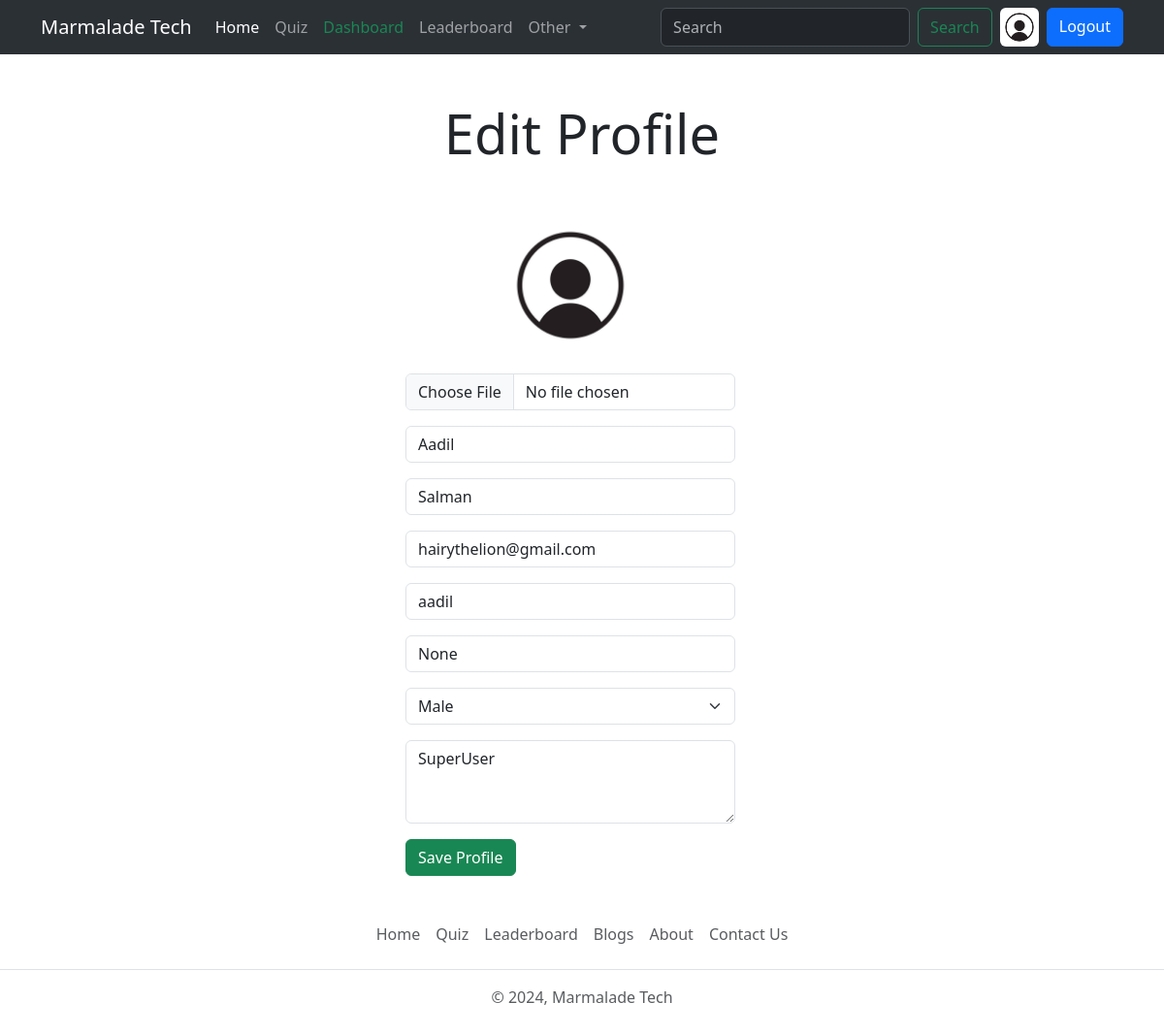
The app's page /user/settings (signed in) with its own data.
### account/models.py (models this page shows, shortened)
class Profile(models.Model):
    user=models.OneToOneField(User,on_delete=models.CASCADE,null=True,verbose_name='User Object')
    bio=models.TextField(blank=True,null=True)
    profile_img=models.ImageField(upload_to='profile_images',default='user.jpg',blank=True,null=True,verbose_name='Profile picture')
    location=models.CharField(max_length=100,blank=True,null=True)
    GENDER={
        ('Male','Male'),
        ('Female','Female'),
        ('Other','Other')
    }
    gender=models.CharField(max_length=6, choices=GENDER,blank=True,null=True)

### account/views.py (the view, shortened to what this page needs)
# urls.py: path('settings',views.editProfile,name='edit_profile'),
@login_required(login_url='login')
def editProfile(request):
    user_object = User.objects.get(username=request.user)
    user_profile = Profile.objects.get(user=user_object)
    context = {"user_profile": user_profile}
    return render(request, 'profile-edit.html', context)

### templates/profile-edit.html (shortened to what this page needs)
{% extends 'index.html' %}
{% block content %}
  <h1 class="display-4 text-center my-5">Edit Profile</h1>
  <div class="container">
    <div class="row row-cols-sm-1 row-cols-lg-3 container">
      <div class="col-12">
      </div>
      <div class="col-12">
        <form action="" method="POST" enctype="multipart/form-data">
            <div class="mb-3 d-flex justify-content-center">
                <img src="{{user_profile.profile_img.url}}" alt="profile-pic" width="150" height="150" class="rounded-circle">
            </div>
            <div class="mb-3">
            <input type="file" name="profile_img" class="form-control" id="exampleInputImage">
          </div>
          <div class="mb-3">
            <input type="text" name="first_name" value="{{user_profile.user.first_name}}" class="form-control" id="exampleInputFirstName" placeholder="First Name" required>
          </div>
          <div class="mb-3">
            <input type="text" name="last_name" value="{{user_profile.user.last_name}}" class="form-control" id="exampleInputLastName" placeholder="Last Name" required >
          </div>
          <div class="mb-3">
            <input type="email"name="email" value="{{user_profile.user.email}}" class="form-control" id="exampleInputEmail2" aria-describedby="emailHelp"
              placeholder="Email" required >
          </div>
          <div class="mb-3">
            <input type="text" name="username" value="{{user_profile.user.username}}" class="form-control" id="exampleInputUsername1" aria-describedby="emailHelp"
              placeholder="Username" required >
          </div>
          <div class="mb-3">
            <input type="text" name="location"value="{{user_profile.location}}" class="form-control" id="exampleInputLocation" placeholder="Location" required>
          </div>
          <div class="mb-3">
            <select class="form-select form-control" name="gender" id="exampleInputGender" aria-label="Default select example" required>
                <option {% if user_profile.gender == 'Male'%}selected{% endif %} value="Male">Male</option>
              </select>
          </div>
          <div class="mb-3">
            <textarea class="form-control" name="bio" id="exampleFormControlTextarea1" rows="3" placeholder="Your Bio" required>{{user_profile.bio}}</textarea>
          </div>
          <button type="submit" class="btn btn-success">Save Profile</button>
        </form>
      </div>
      <div class="col-12">
      </div>
    </div>
  </div>
  {% endblock content %}

### templates/components/navbar.html (shortened to what this page needs)
<nav class="navbar navbar-expand-lg bg-body-tertiary bg-primary d-none d-lg-block"  data-bs-theme="dark">
    <div class="container">
        <a class="navbar-brand" href="{% url 'home' %}">Marmalade Tech</a>
        <div class="collapse navbar-collapse" id="navbarSupportedContent">
            <ul class="navbar-nav me-auto mb-2 mb-lg-0">
                <li class="nav-item">
                    <a class="nav-link active" aria-current="page" href="{% url 'home' %}">Home</a>
                </li>
                <li class="nav-item">
                    <a class="nav-link" href="{% url 'all_quiz'%}">Quiz</a>
                </li>
                {% if request.user.is_superuser %}
                <li class="nav-item">
                    <a class="nav-link text-success" href="{% url 'dashboard' %}">Dashboard</a>
                </li>
                {% endif %}
                <li class="nav-item">
                    <a class="nav-link" href="{% url 'leaderboard' %}">Leaderboard</a>
                </li>
                <li class="nav-item dropdown">
                    <a class="nav-link dropdown-toggle" href="#" role="button" data-bs-toggle="dropdown"
                        aria-expanded="false">
                        Other
                    </a>
                </li>
            </ul>
            <form class="d-flex" role="search" method="GET" action="{% url 'search-users' %}" >
                <input class="form-control me-2" type="text" name="q" placeholder="Search" aria-label="Search">
                <button class="btn btn-outline-success" type="submit">Search</button>
                {% if request.user.is_authenticated %}
                <a href="{% url 'profile' request.user.username %}"  data-bs-toggle="tooltip" data-bs-placement="bottom" data-bs-title="@{{request.user.username}}"" class="mx-2">
                    <img src="{{user_profile.profile_img.url}}" class="rounded circle" width="40" height="40" alt="profile_img">
                </a>
                <a href="{% url 'logout' %}" class="btn btn-primary">Logout</a>
                {% else %}
                <a href="{% url 'login' %}" class="btn btn-primary ms-2">Login</a>
                {% endif %}
            </form>
        </div>
    </div>
</nav>

### static/css/style.css (style rules this page uses)
* { font-family: 'Segoe UI', Tahoma, Geneva, Verdana, sans-serif; }

### records on screen
Profile: profile_img (placeholder picture), first_name "Aadil", last_name "Salman", email "hairythelion@gmail.com", username "aadil", gender "Male", bio "SuperUser"
